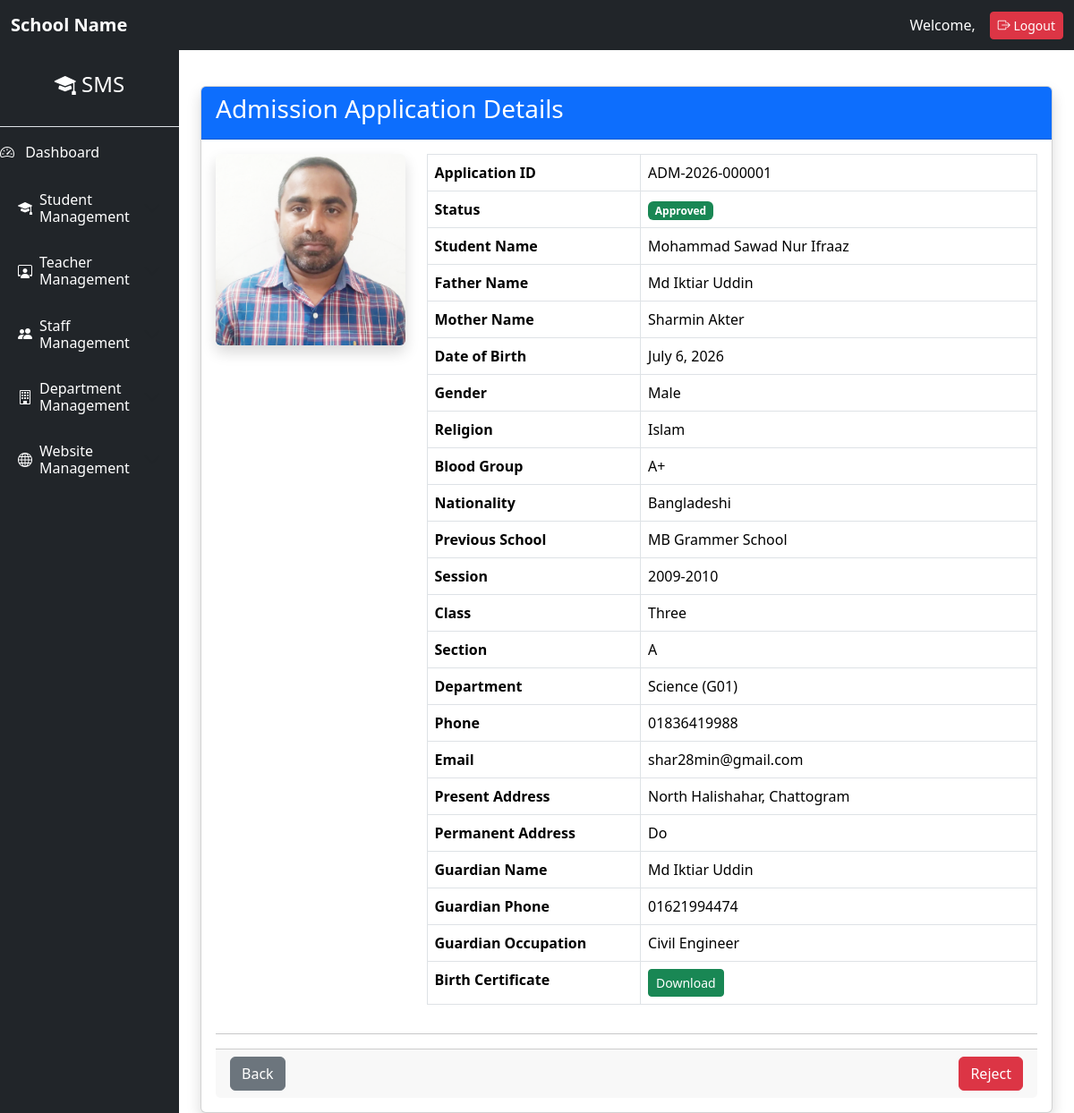
Page /admission/detail/2/ on the committed database.
### admission/models.py (models this page shows, shortened)
class AdmissionApplication(models.Model):
    STATUS_CHOICES = [
        ("Pending", "Pending"),
        ("Verified", "Verified"),
        ("Approved", "Approved"),
        ("Rejected", "Rejected"),
    ]
    GENDER_CHOICES = [
        ("Male", "Male"),
        ("Female", "Female"),
        ("Other", "Other"),
    ]
    RELIGION_CHOICES = [
        ("Islam", "Islam"),
        ("Hindu", "Hindu"),
        ("Buddhist", "Buddhist"),
        ("Christian", "Christian"),
        ("Other", "Other"),
    ]
    application_id = models.CharField(
        max_length=30,
        unique=True,
    )
    admission_session = models.ForeignKey(
    Session,
    on_delete=models.PROTECT,
    )
    student_class = models.ForeignKey(
    StudentClass,
    on_delete=models.PROTECT,
    )
    section = models.ForeignKey(
    Section,
    on_delete=models.PROTECT,
    )
    department = models.ForeignKey(
        Department,
        on_delete=models.PROTECT,
    )
    status = models.CharField(
        max_length=20,
        choices=STATUS_CHOICES,
        default="Pending",
    )
    name = models.CharField(max_length=150)
    father_name = models.CharField(max_length=150)
    mother_name = models.CharField(max_length=150)
    dob = models.DateField()
    gender = models.CharField(
        max_length=10,
        choices=GENDER_CHOICES,
    )
    religion = models.CharField(
        max_length=20,
        choices=RELIGION_CHOICES,
    )
    blood_group = models.ForeignKey(
    BloodGroup,
    on_delete=models.PROTECT,
    null=True,
    blank=True,
    )
    nationality = models.CharField(
        max_length=50,
        default="Bangladeshi",
    )
    previous_school = models.CharField(
    max_length=200,
    blank=True,
    )
    phone = models.CharField(max_length=20)
    email = models.EmailField(
        blank=True,
    )
    present_address = models.TextField()
    permanent_address = models.TextField()
    guardian_name = models.CharField(max_length=150)
    guardian_phone = models.CharField(max_length=20)
    guardian_occupation = models.CharField(
        max_length=100,
        blank=True,
    )
    photo = models.ImageField(
        upload_to="admission/photos/",
    )
    birth_certificate = models.FileField(
        upload_to="admission/documents/",
        blank=True,
        null=True,
    )
    created_at = models.DateTimeField(
        auto_now_add=True,
    )
    updated_at = models.DateTimeField(
        auto_now=True,
    )

### academics/models.py (models this page shows)
class BloodGroup(models.Model):
    name = models.CharField(
        max_length=5,
        unique=True,
    )
    class Meta:
        ordering = ["name"]
    def __str__(self):
        return self.name

class Session(models.Model):
    name = models.CharField(
        max_length=20,
        unique=True,
    )
    is_active = models.BooleanField(
        default=True,
    )
    class Meta:
        ordering = ["-name"]
    def __str__(self):
        return self.name

class StudentClass(models.Model):
    name = models.CharField(
        max_length=30,
        unique=True,
    )
    order = models.PositiveIntegerField()
    class Meta:
        ordering = ["order"]
    def __str__(self):
        return self.name

class Section(models.Model):
    name = models.CharField(
        max_length=10,
        unique=True,
    )
    class Meta:
        ordering = ["name"]
    def __str__(self):
        return self.name

### departments/models.py (models this page shows)
class Department(models.Model):
    name = models.CharField(
        max_length=100,
        unique=True
    )
    department_code = models.CharField(
        max_length=20,
        unique=True
    )
    created_at = models.DateTimeField(
        auto_now_add=True
    )
    updated_at = models.DateTimeField(
        auto_now=True
    )
    def __str__(self):
        return f"{self.name} ({self.department_code})"

### admission/views.py (the view)
class AdmissionDetailView(DetailView):
    model = AdmissionApplication
    template_name = "admission/admission_detail.html"
    context_object_name = "application"

### admission/templates/admission/admission_detail.html (shortened to what this page needs)
{% extends "base.html" %}
{% block content %}
<div class="container mt-4">
<div class="card shadow">
<div class="card-header bg-primary text-white">
<h3>
Admission Application Details
</h3>
</div>
<div class="card-body">
<div class="row">
<div class="col-md-3 text-center">
<img src="{{ application.photo.url }}"
class="img-fluid rounded shadow">
</div>
<div class="col-md-9">
<table class="table table-bordered">
<tr>
<th width="35%">Application ID</th>
<td>{{ application.application_id }}</td>
</tr>
<tr>
<th>Status</th>
<td>
{% if application.status == "Pending" %}
<span class="badge bg-warning">Pending</span>
{% elif application.status == "Verified" %}
<span class="badge bg-info">Verified</span>
{% elif application.status == "Approved" %}
<span class="badge bg-success">Approved</span>
{% else %}
<span class="badge bg-danger">Rejected</span>
{% endif %}
</td>
</tr>
<tr>
<th>Student Name</th>
<td>{{ application.name }}</td>
</tr>
<tr>
<th>Father Name</th>
<td>{{ application.father_name }}</td>
</tr>
<tr>
<th>Mother Name</th>
<td>{{ application.mother_name }}</td>
</tr>
<tr>
<th>Date of Birth</th>
<td>{{ application.dob }}</td>
</tr>
<tr>
<th>Gender</th>
<td>{{ application.gender }}</td>
</tr>
<tr>
<th>Religion</th>
<td>{{ application.religion }}</td>
</tr>
<tr>
<th>Blood Group</th>
<td>{{ application.blood_group }}</td>
</tr>
<tr>
<th>Nationality</th>
<td>{{ application.nationality }}</td>
</tr>
<tr>
<th>Previous School</th>
<td>{{ application.previous_school }}</td>
</tr>
<tr>
<th>Session</th>
<td>{{ application.admission_session }}</td>
</tr>
<tr>
<th>Class</th>
<td>{{ application.student_class }}</td>
</tr>
<tr>
<th>Section</th>
<td>{{ application.section }}</td>
</tr>
<tr>
<th>Department</th>
<td>{{ application.department }}</td>
</tr>
<tr>
<th>Phone</th>
<td>{{ application.phone }}</td>
</tr>
<tr>
<th>Email</th>
<td>{{ application.email }}</td>
</tr>
<tr>
<th>Present Address</th>
<td>{{ application.present_address }}</td>
</tr>
<tr>
<th>Permanent Address</th>
<td>{{ application.permanent_address }}</td>
</tr>
<tr>
<th>Guardian Name</th>
<td>{{ application.guardian_name }}</td>
</tr>
<tr>
<th>Guardian Phone</th>
<td>{{ application.guardian_phone }}</td>
</tr>
<tr>
<th>Guardian Occupation</th>
<td>{{ application.guardian_occupation }}</td>
</tr>
<tr>
<th>Birth Certificate</th>
<td>
{% if application.birth_certificate %}
<a href="{{ application.birth_certificate.url }}"
class="btn btn-sm btn-success"
target="_blank">
Download
</a>
{% endif %}
</td>
</tr>
</table>
</div>
</div>
<hr>
<div class="card-footer d-flex justify-content-between">
    <a href="{% url 'admission_list' %}"
       class="btn btn-secondary">
        Back
    </a>
    <div>
        {% if application.status != "Rejected" %}
        <a href="{% url 'admission_reject' application.pk %}"
           class="btn btn-danger"
           onclick="return confirm('Reject this application?')">
            Reject
        </a>
        {% endif %}
    </div>
</div>
</div>
</div>
</div>
{% endblock %}

### rows in the picture
AdmissionApplication: photo (picture), application_id "ADM-2026-000001", name "Mohammad Sawad Nur Ifraaz", father_name "Md Iktiar Uddin", mother_name "Sharmin Akter", dob "July 6, 2026", gender "Male", religion "Islam", blood_group "A+", nationality "Bangladeshi", previous_school "MB Grammer School", admission_session "2009-2010", student_class "Three", section "A", department "Science (G01)", phone "01836419988", email "shar28min@gmail.com", present_address "North Halishahar, Chattogram", permanent_address "Do", guardian_name "Md Iktiar Uddin", guardian_phone "01621994474", guardian_occupation "Civil Engineer"
